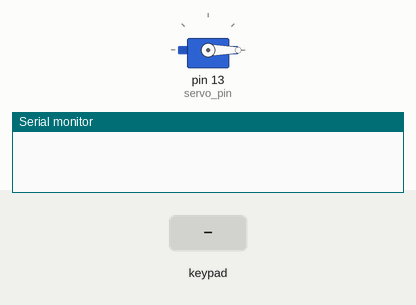
Bench run of a sketch on a simulated Arduino Uno, built with avr-gcc and run on an emulated ATmega328P. Parts: servo, the last lines printed to the serial monitor. The test bench sets the inputs (shaded band).

Above: at 1.2 s.
1.3 s: keypad keys 4 5 6 7 # pressed 0.4 s apart
At 4.3 s:
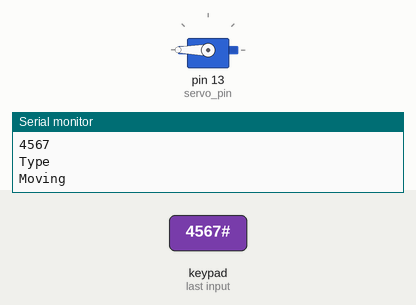
6.3 s: keypad keys 1 3 9 7 # pressed 0.4 s apart
At 9.1 s:
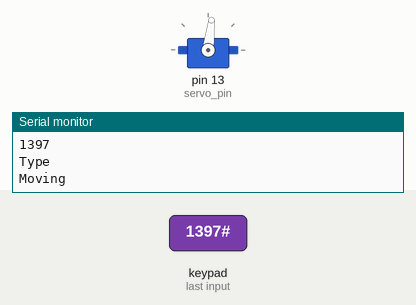
Timing chart, 0 to 11.4 s (numbered marks = the images above; inputs shaded):
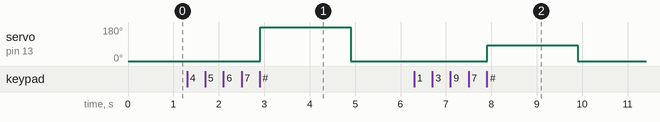

Measured:
- after the input at 1.3 s, servo on pin 13 (servo_pin): 0° → 180° after 1.6 s, → 0° 2.0 s later
- after the input at 6.3 s, servo on pin 13 (servo_pin): 0° → 83° after 1.6 s, → 0° 2.0 s later

The sketch:

servo_keypad.ino.ino
```cpp
//Servo goes from 0  to 180 degrees

#include<Servo.h>
#include <Keypad.h>


//Declaration
const int servo_pin = 13;

char dugmici[4][4]={
  {'1','2','3','A'},
  {'4','5','6', 'B'},
  {'7','8','9','C'},
  {'*','0','#','D'},
};

Servo servo;

byte pinovi_vrsta[4] = {4,5,6,7};
byte pinovi_kolona[4] = {8,9,10,11};
int ugao = 0;
bool ok = false;
char taster;
int broj =0;

Keypad key = Keypad(makeKeymap(dugmici),pinovi_vrsta,pinovi_kolona,4,4);

//Setup
void setup() {
  pinMode(servo_pin, OUTPUT);
  Serial.begin(9600);
  servo.attach(servo_pin);
  servo.write(ugao);
}

//Pressed button
void Pritisnut_Taster(){
  if (taster == 'C') {
    broj =0;
    ugao =0;
    return Serial.println("Cancel ");
  }

  if (taster == '1') {
    broj = 1;
    ugao = ugao *10 + broj;
  } if (taster == '2') {
    broj = 2;
    ugao = ugao *10 + broj;
  }  if (taster == '3') {
    broj = 3;
    ugao = ugao *10 + broj;
  } if (taster == '4') {
    broj = 4;
    ugao = ugao *10 + broj;
  }  if (taster == '5') {
    broj = 5;
    ugao = ugao *10 + broj;
  } if (taster == '6') {
    broj = 6;
    ugao = ugao *10 + broj;
  } if (taster == '7') {
    broj = 7;
    ugao = ugao *10 + broj;
  } if (taster == '8') {
    broj = 8;
    ugao = ugao *10 + broj;
  }  if (taster == '9') {
    broj = 9;
    ugao = ugao *10 + broj;
  }  if (taster == '#') {
    Serial.println("Moving");
    broj = 0;
    servo.write(ugao);
    delay(2000);
    servo.write(0);
    ugao = 0;
  }
  Serial.println(ugao);
}

//Main loop
void loop() {
  taster = key.getKey();
  if (taster!=NO_KEY) {
    Serial.println("Type");
    Pritisnut_Taster();
  }
}
```
